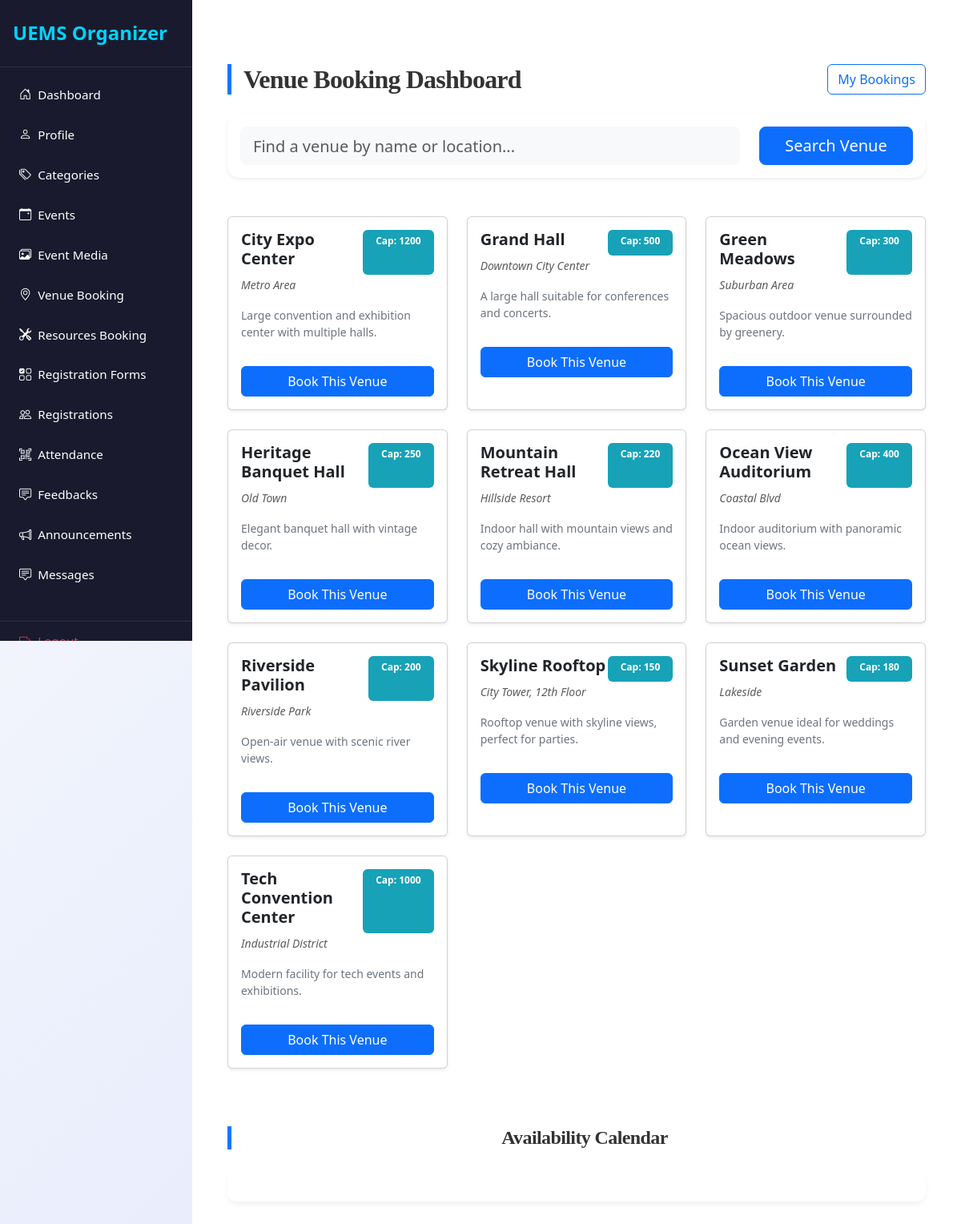
/organizer/venue_bookings.php (signed in), run on the app's committed database.
### tables this page shows
CREATE TABLE `venues` (
  `id` int(11) NOT NULL,
  `name` varchar(150) NOT NULL,
  `location` varchar(255) DEFAULT NULL,
  `capacity` int(11) DEFAULT NULL,
  `description` text DEFAULT NULL
);

### organizer/venue_bookings.php (the view, shortened to what this page needs)
<?php
include('../config.php');
$search = $_GET['search'] ?? "";
if (!empty($search)) {
    $search_val = "%$search%";
    $venues_sql = "SELECT * FROM venues WHERE name LIKE ? OR location LIKE ? ORDER BY name";
    $stmt = $conn->prepare($venues_sql);
    $stmt->bind_param("ss", $search_val, $search_val);
    $stmt->execute();
    $venues = $stmt->get_result();
} else {
    $venues = $conn->query("SELECT * FROM venues ORDER BY name");
}
?>
<!DOCTYPE html>
<html lang="en">
<head>
    <link rel="stylesheet" href="https://maxcdn.bootstrapcdn.com/bootstrap/4.5.2/css/bootstrap.min.css">
    <link href='https://cdn.jsdelivr.net/npm/fullcalendar@6.1.8/index.global.min.css' rel='stylesheet' />
    <link rel="stylesheet" href="../css/style.css">
</head>
<body>
<?php include('navbar.php'); ?>
    <div id="content">
<div class="container py-5">
    <div class="d-flex justify-content-between align-items-center mb-4">
        <h2 class="section-title mb-0">Venue Booking Dashboard</h2>
        <a href="my_venue_bookings.php" class="btn btn-outline-primary btn-round">My Bookings</a>
    </div>
    <div class="card mb-5 border-0 shadow-sm" style="border-radius: 15px;">
        <div class="card-body">
            <form method="GET" class="row">
                <div class="col-md-9">
                    <input type="text" name="search" class="form-control form-control-lg border-0 bg-light" placeholder="Find a venue by name or location..." value="<?= htmlspecialchars($search); ?>">
                </div>
                <div class="col-md-3">
                    <button class="btn btn-primary btn-lg btn-block btn-round">Search Venue</button>
                </div>
            </form>
        </div>
    </div>
    <div class="row">
        <?php if($venues->num_rows > 0): ?>
            <?php while($row = $venues->fetch_assoc()): ?>
                <div class="col-lg-4 col-md-6 mb-4">
                    <div class="card venue-card h-100 shadow-sm">
                        <div class="card-body">
                            <div class="d-flex justify-content-between">
                                <h5 class="card-title font-weight-bold"><?= htmlspecialchars($row['name']); ?></h5>
                                <span class="badge badge-pill badge-info py-2 px-3">Cap: <?= $row['capacity']; ?></span>
                            </div>
                            <p class="text-muted"><i class="small"><?= htmlspecialchars($row['location']); ?></i></p>
                            <p class="card-text text-secondary small"><?= mb_strimwidth(htmlspecialchars($row['description']), 0, 100, "..."); ?></p>
                            <button class="btn btn-primary btn-block mt-3" data-toggle="modal" data-target="#bookModal"
                                    data-venue="<?= $row['id']; ?>" data-venue-name="<?= htmlspecialchars($row['name']); ?>">
                                Book This Venue
                            </button>
                        </div>
                    </div>
                </div>
            <?php endwhile; ?>
        <?php else: ?>
            <div class="col-12 text-center py-5">
                <p class="text-muted">No venues found matching your criteria.</p>
            </div>
        <?php endif; ?>
    </div>
    <div class="mt-5">
        <h4 class="section-title">Availability Calendar</h4>
        <div id="calendar"></div>
    </div>
</div>
</body>
</html>

### css/style.css (style rules this page uses)
:root { --primary: #007bff; --secondary: #6c757d; --success: #28a745; --info: #17a2b8; --warning: #ffc107; --danger: #dc3545; --light: #f8f9fa; --dark: #2d3436; --accent: #ff6f61; --highlight: #6f42c1; --shadow: rgba(0, 0, 0, 0.15); --transition: all 0.3s ease-in-out; }
body { font-family: 'Inter', 'Segoe UI', Tahoma, Geneva, Verdana, sans-serif; background: linear-gradient(135deg, var(--light) 0%, #e0e7ff 100%); color: var(--dark); line-height: 1.8; margin: 0; padding: 0; min-height: 100vh; font-size: 16px; }
h1, h2, h3, h4 { text-align: center; margin: 2.5rem 0; font-family: 'Georgia', 'Times New Roman', serif; color: var(--dark); font-weight: 700; letter-spacing: -0.025em; }
h2 { font-size: 2rem; }
h4 { font-size: 1.5rem; }
.container { max-width: 1200px; margin: 0 auto 3rem; padding: 0 1.5rem; }
.btn-primary { background-color: var(--primary); color: #fff; border: none; border-radius: 8px; padding: 0.75rem 1.5rem; font-size: 1rem; font-weight: 500; cursor: pointer; transition: var(--transition); display: inline-flex; align-items: center; justify-content: center; }
a { color: var(--primary); text-decoration: none; font-weight: 500; transition: var(--transition); }

### organizer/venue_bookings.php (style rules this page uses)
.venue-card { transition: transform 0.3s, box-shadow 0.3s; border: none; border-radius: 12px; overflow: hidden; }
#calendar { background: white; padding: 20px; border-radius: 12px; box-shadow: 0 4px 6px rgba(0,0,0,0.05); }
.section-title { font-weight: 600; color: #333; margin-bottom: 25px; border-left: 5px solid #007bff; padding-left: 15px; }
.btn-round { border-radius: 50px; padding: 10px 25px; }

### organizer/navbar.php (style rules this page uses)
* { margin: 0; padding: 0; box-sizing: border-box; }
body { min-height: 100vh; display: flex; font-family: 'Segoe UI', Tahoma, Geneva, Verdana, sans-serif; background-color: #f5f5f5; }
#content { margin-left: 240px; flex: 1; padding: 2rem; background: #ffffff; min-height: 100vh; }

### data on the page
venues: name "City Expo Center", capacity "1200", location "Metro Area", description "Large convention and exhibition center with multiple halls."
venues: name "Grand Hall", capacity "500", location "Downtown City Center", description "A large hall suitable for conferences and concerts."
venues: name "Green Meadows", capacity "300", location "Suburban Area", description "Spacious outdoor venue surrounded by greenery."
venues: name "Heritage Banquet Hall", capacity "250", location "Old Town", description "Elegant banquet hall with vintage decor."
venues: name "Mountain Retreat Hall", capacity "220", location "Hillside Resort", description "Indoor hall with mountain views and cozy ambiance."
venues: name "Ocean View Auditorium", capacity "400", location "Coastal Blvd", description "Indoor auditorium with panoramic ocean views."
venues: name "Riverside Pavilion", capacity "200", location "Riverside Park", description "Open-air venue with scenic river views."
venues: name "Skyline Rooftop", capacity "150", location "City Tower, 12th Floor", description "Rooftop venue with skyline views, perfect for parties."
venues: name "Sunset Garden", capacity "180", location "Lakeside", description "Garden venue ideal for weddings and evening events."
venues: name "Tech Convention Center", capacity "1000", location "Industrial District", description "Modern facility for tech events and exhibitions."
